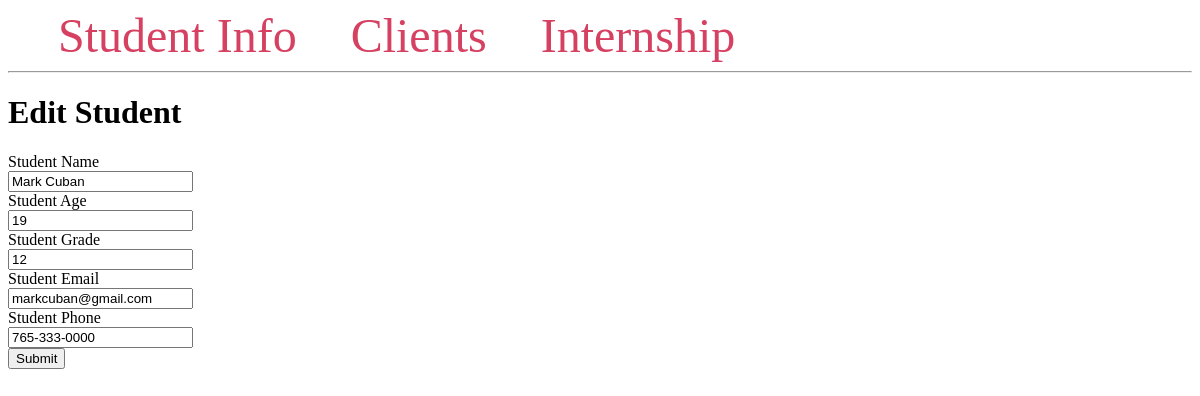
The page /3/edit/ on the database its author committed.
### tables this page shows
CREATE TABLE students (
                          id INTEGER PRIMARY KEY AUTOINCREMENT,
                          name TEXT NOT NULL,
                          age INTEGER,
                          grade TEXT NOT NULL,
                          email TEXT NOT NULL,
                          phone TEXT NOT NULL
);

### main.py (the view, shortened to what this page needs)
@app.route('/<int:id>/edit/', methods=('GET', 'POST'))
def edit(id):
    student = get_student(id)
    return render_template('edit.html', student=student)

### main.py (called while the page is built)
def get_db_connection():
    conn = sqlite3.connect('student_project.db')
    conn.row_factory = sqlite3.Row
    return conn

def get_student(student_id):
    conn = get_db_connection()
    student = conn.execute('SELECT * FROM students WHERE id = ?',
                        (student_id,)).fetchone()
    conn.close()
    if student is None:
        abort(404)
    return student

### templates/edit.html
{% extends 'base.html' %}
{% block content %}
<h1>{% block title %} Edit Student {% endblock %}</h1>
<form method="post">
    <label for="name">Student Name</label>
    <br>
    <input type="text" name="name"
           placeholder="Student Name"
           value="{{ student['name'] }}"></input>
    <br>
    <label for="size">Student Age</label>
    <br>
    <input type="number" name="age" placeholder="Student Age" value="{{ student['age'] }}"></input>
    <br>
    <label for="grade">Student Grade</label>
    <br>
    <input type="text" name="grade" placeholder="Student Grade" value="{{ student['grade'] }}"></input>
    <br>
    <label for="email">Student Email</label>
    <br>
    <input type="text" name="email" placeholder="Student Email" value="{{ student['email'] }}"></input>
    <br>
    <label for="phone">Student Phone</label>
    <br>
    <input type="text" name="phone" placeholder="Student Phone" value="{{ student['phone'] }}"></input>
    <br>
    <button type="submit">Submit</button>
</form>
{% endblock %}

### rows shown on the page
students: name "Mark Cuban", age "19", grade "12", email "markcuban@gmail.com", phone "765-333-0000"
